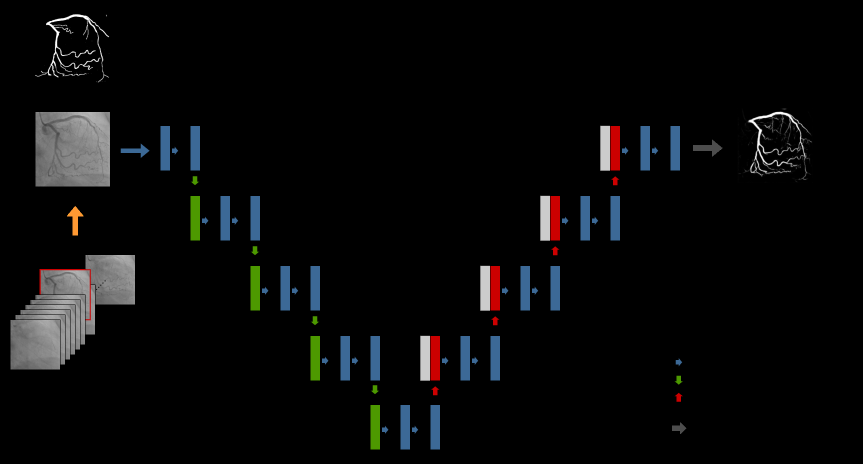
#> input picture Unet.png, 1725 x 928 px (shown at 1/2 size); its folder holds only this picture in this run
$ python -i tool.py   (imports and definitions only)
#> lines starting #> are read from the running program, lines starting #| are printed output that depends on the picture
#> further down, picture is the input picture: shape (928, 1725, 3); mean B, G, R 9.3, 9.2, 9
import os
from tqdm import tqdm
import numpy as np
import cv2
import random
from PIL import Image, ImageEnhance
from scipy.ndimage.filters import gaussian_filter
from scipy.ndimage.interpolation import map_coordinates
from skimage import transform as sk_tf
import matplotlib.pyplot as plt
from skimage import measure, color

###################### AUGMENTATION #################################################
# [80 lines left out: functions apply_mask, tilt, elastic_transform, not called in this run]


def sharpeness(img, kernel_size):
    return cv2.filter2D(img, -1, kernel_size)


# [7 lines left out: function shearing, not called in this run]


def fill(img, h, w):
    img = cv2.resize(img, (h, w), cv2.INTER_CUBIC)
    return img


# [46 lines left out: functions zoom, data_augmentation, not called in this run]


def data_augmentation_change(input_image, output_image):
    # using flip
    Contrast_value = 0.7
    rotation_value = 10
    zoom_value = 0.1
    translation_shift_value = 0.1
    shearing_value = 0.2
    elastic_alpha = 200
    elastic_sigma = 16
    elastic_alpha_affine = 150
    kernel = np.array([[0, -1, 0],
                       [-1, 5, -1],
                       [0, -1, 0]])

    input_image_sharpen = sharpeness(input_image, kernel)
    output_image_sharpen = output_image

    angle = random.uniform(-1 * rotation_value, rotation_value)

    M = cv2.getRotationMatrix2D((input_image.shape[1] // 2, input_image.shape[0] // 2), angle, 1.0)
    input_image_rotation = cv2.warpAffine(input_image, M, (input_image.shape[1], input_image.shape[0]),
                                          flags=cv2.INTER_NEAREST)
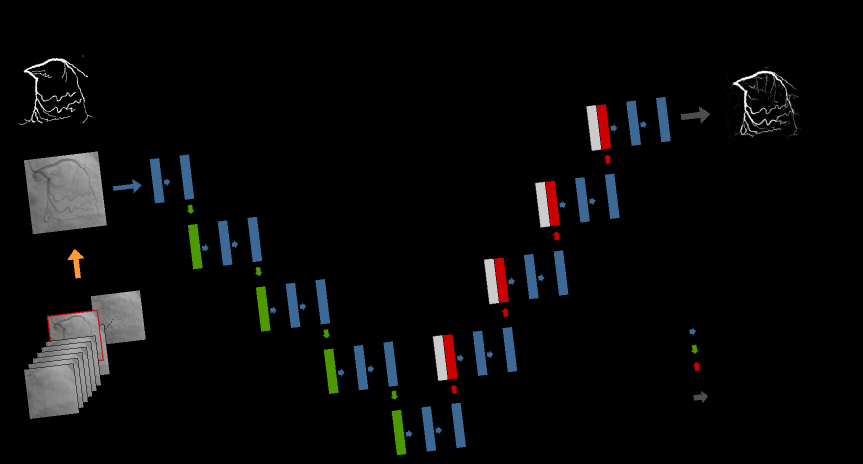
#> input_image_rotation: shape (928, 1725, 3) (shown at 1/2 size); mean B, G, R 9.3, 9.2, 9
#> (the run stopped early here; a loop or call above may not have finished)
